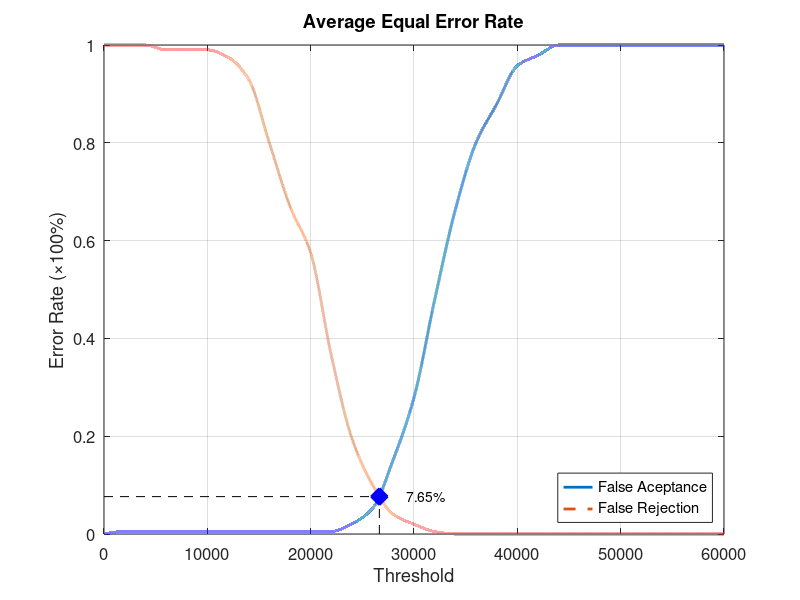
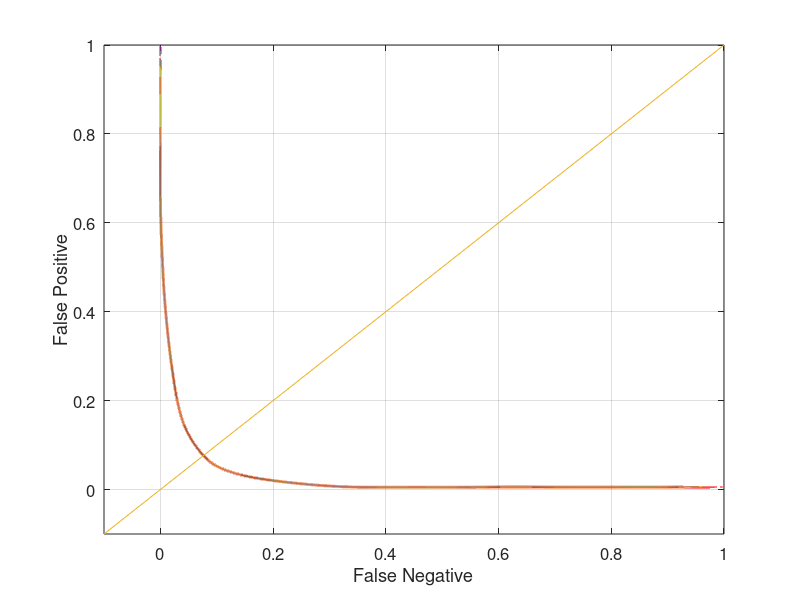

Write MATLAB code to recreate these figures, in order.
function yEER = Database1_2
close all;
clear;
clc;
x = 0:2000:60000;
xq = 0:0.5:60000;

y0 = [0 0.00526316 0.00526316 0.00526316 0.00526316 0.00526316 0.00526316 0.00526316 0.00526316 0.00526316 0.00526316 0.00526316 0.0210526 0.0526316 0.152632 0.278947 0.478947 0.663158 0.8 0.878947 0.957895 0.978947 1 1 1 1 1 1 1 1 1];
yy0 = interp1(x, y0, xq, 'pchip');
y1 = [1 1 1 0.99 0.99 0.99 0.975 0.93 0.8 0.67 0.575 0.365 0.195 0.1 0.04 0.02 0.005 0 0 0 0 0 0 0 0 0 0 0 0 0 0];
yy1 = interp1(x, y1, xq, 'pchip');

% Calculating EER: 
y2 = abs(y0 - y1);
find(y2 == min(y2))
yy2 = abs(yy0 - yy1);
xEER = find(yy2 == min(yy2));
xEERIndex = xq(xEER) % X-axis EER
yEER = yy0(xEER) % Y-axis EER

main = figure
plot(xq, yy0,'-','LineWidth', 2);	hold on
plot(xq, yy1,'--','LineWidth', 2);	hold on
plot([xEERIndex xEERIndex], [0 yEER], 'k--');	hold on
plot([0 xEERIndex], [yEER yEER], 'k--');	hold on
plot(xEERIndex, yEER, 'bx', 'LineWidth', 10);	hold on
text(xEERIndex + 10 * xEERIndex / 100, yEER, [num2str(round((10000 * yEER)) / 100) '%'])
legend('False Aceptance', 'False Rejection', 'Location', 'SouthEast')
xlabel('Threshold')
ylabel('Error Rate (\times100%)')
title('Average Equal Error Rate')
set(gca, 'FontSize', 12)
axis([0 60000 0 1])
grid on

print(main, 'Database1_2Main', '-dpng');
FNRxFPR = figure('Color', [1 1 1]);
plot(yy1, yy0, '-', yy1, yy0, 'LineWidth', 2);
hold on
y = -0.1:0.1:1
plot(y, y); 
set(gca, 'FontSize', 12)
xlabel('False Negative')
ylabel('False Positive')
axis([-0.1 1 -0.1 1])
set(gca, 'FontSize', 12)
grid on

print(FNRxFPR, 'Database1_2FNRxFPR','-dpng');
end
